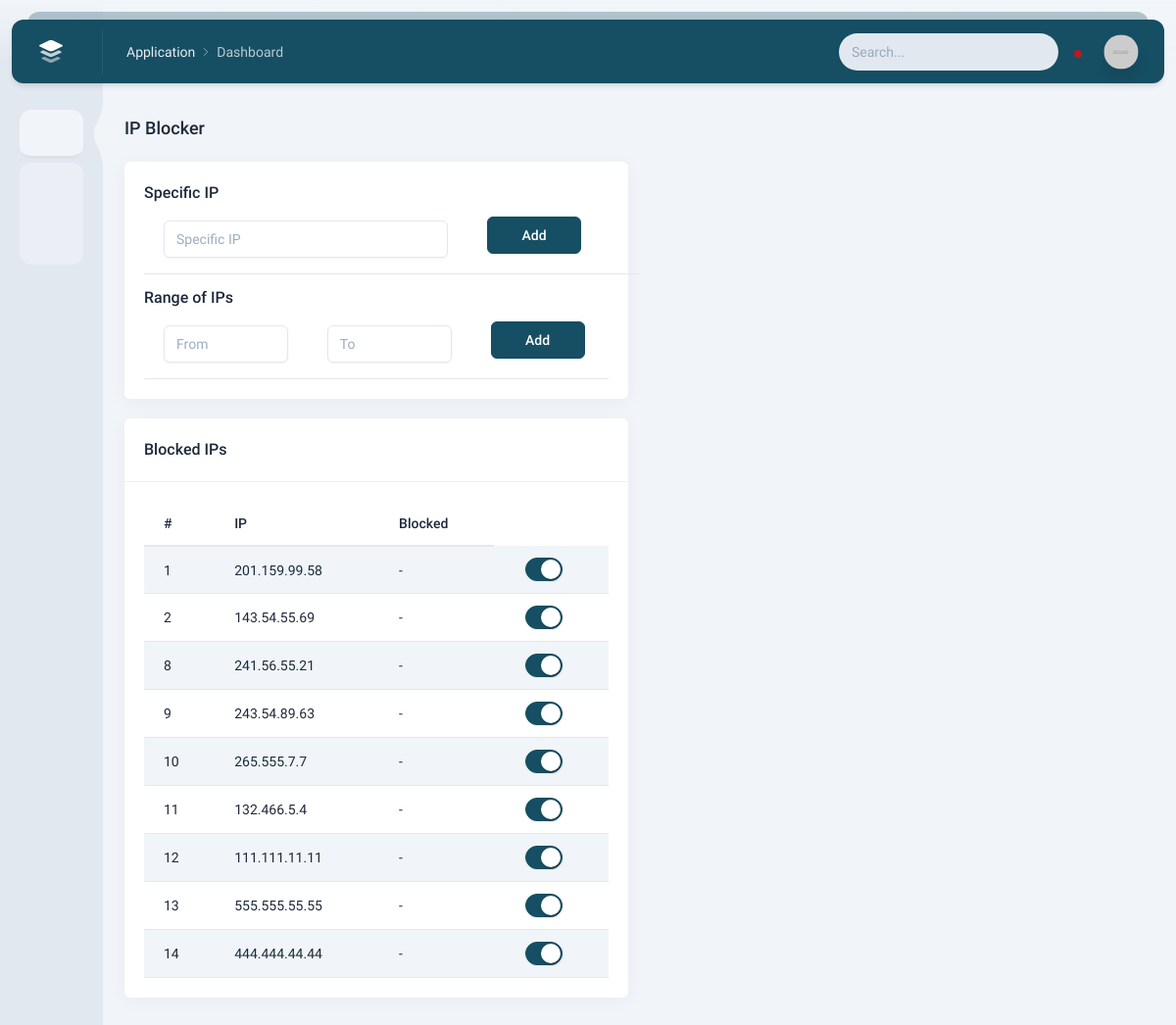
The app's page /ip-blocker-light/ (signed in) with its own data.
### main/models.py (models this page shows, shortened)
class Blockedclient(models.Model):
    client_ip=models.CharField(null=True,blank=True ,max_length=100)
    date=models.DateField(auto_now_add=True)
    path=models.CharField(max_length=20)
    endpoint=models.CharField( max_length=100)
    overview=models.CharField( max_length=15)

### main/views.py (the view)
# urls.py: path('ip-blocker-light/', views.ip_blocker_light,name='ip-blocker-light'),
@login_required(login_url='main:login-light')
def ip_blocker_light(request):
    if request.method == 'POST':
        form = Blockedclientform(request.POST)
        if form.is_valid():
            print('form is valid')
            form.save()
            return redirect(reverse('main:ip-blocker-light'))
        else:
            print('in else')
            form = Blockedclientform()
            return render(request, 'main/ip-blocker-light.html', {'title': "ip-blocker-light"})
    else:
        return render(request, 'main/ip-blocker-light.html', {'title': "ip-blocker-light", "blockedclients": Blockedclient.objects.all()})

### main/templates/main/IP-Blocker-light.html (shortened to what this page needs)
{% extends "index.html" %}
{% load static %}
{% load i18n %}
{% block content %}
<div class="content">
                <div class="intro-y flex items-center mt-8">
                    <h2 class="text-lg font-medium mr-auto">
                        IP Blocker
                    </h2>
                </div>
                <div class="grid grid-cols-12 gap-6 mt-5">
                    <div class="intro-y col-span-12 lg:col-span-6">
                            <div class="intro-y col-span-12 lg:col-span-6">
                                <div class="intro-y box">
                                    <form method='POST' enctype="multipart/form-data">
                                    <div id="input" class="p-5">
                                        <div class="preview">
                                            <div>
                                                <h2 class="font-medium text-base mr-auto">
                                                    Specific IP
                                                </h2>
                                                <table class="table">
                                                    <td><input id="regular-form-1" id="input" type="text" class="form-control" style="width:290px" placeholder="Specific IP" name="client_ip"></td>
                                                    <td> <button class="btn btn-primary w-24 mr-10 mb-2" type="submit" value="save">Add</button></td>
                                                </table>
                                            </div>
                                            <div class="mt-3">
                                                <h2 class="font-medium text-base mr-auto">
                                                    Range of IPs
                                                </h2>
                                                <table class="table">
                                                    <td><input id="regular-form-1" type="text" class="form-control" placeholder="From"></td>
                                                    <td><input id="regular-form-1" type="text" class="form-control" placeholder="To"></td>
                                                    <td> <button class="btn btn-primary w-24 mr-1 mb-2">Add</button></td>
                                                </table>
                                            </div>
                                        </div>
                                    </div>
                                    </form>
                                </div>
                        <div class="intro-y box mt-5">
                            <div class="flex flex-col sm:flex-row items-center p-5 border-b border-slate-200/60">
                                <h2 class="font-medium text-base mr-auto">
                                   Blocked IPs
                                </h2>
                            </div>
                            <div class="p-5" id="striped-rows-table">
                                <div class="preview">
                                    <div class="overflow-x-auto">
                                        <table class="table table-striped">
                                            <thead>
                                                <tr>
                                                    <th class="whitespace-nowrap">#</th>
                                                    <th class="whitespace-nowrap">IP</th>
                                                    <th class="whitespace-nowrap">Blocked</th>
                                                </tr>
                                            </thead>
                                            <tbody>
                                                {% for blockedclient in blockedclients %}
                                                <tr>
                                                    <td>{{blockedclient.id}}</td>
                                                    <td>{{blockedclient.client_ip}}</td>
                                                    <td>-</td>
                                                    <td><div class="form-check form-switch w-full sm:w-auto sm:ml-auto mt-3 sm:mt-0">
                                                        <input id="show-example-1" data-target="#basic-dropdown" class="show-code form-check-input mr-0 ml-3" type="checkbox"checked>
                                                    </div></td>
                                                </tr>
                                                {% endfor %}
                                            </tbody>
                                        </table>
                                    </div>
                                </div>
                            </div>
                        </div>
                    </div>
                </div>
</div>
{% endblock content %}

### records on screen
Blockedclient: id "1", client_ip "201.159.99.58"
Blockedclient: id "2", client_ip "143.54.55.69"
Blockedclient: id "8", client_ip "241.56.55.21"
Blockedclient: id "9", client_ip "243.54.89.63"
Blockedclient: id "10", client_ip "265.555.7.7"
Blockedclient: id "11", client_ip "132.466.5.4"
Blockedclient: id "12", client_ip "111.111.11.11"
Blockedclient: id "13", client_ip "555.555.55.55"
Blockedclient: id "14", client_ip "444.444.44.44"
